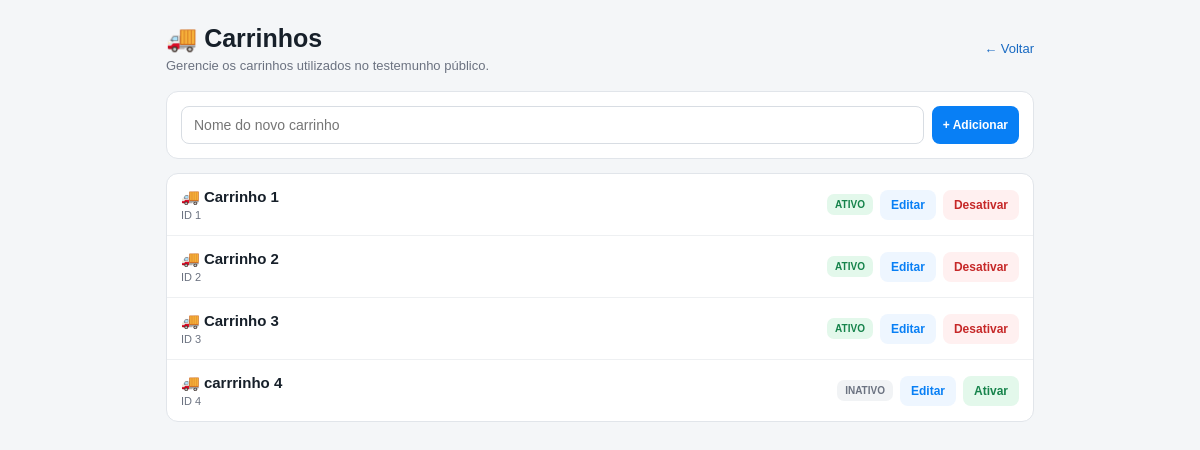
/admin/carrinhos (signed in), run on the app's committed database.
### app/models.py (models this page shows)
class Carrinho(db.Model):
    id = db.Column(
        db.Integer,
        primary_key=True
    )
    nome = db.Column(
        db.String(50),
        nullable=False
    )
    ativo = db.Column(
        db.Boolean,
        default=True
    )

### app/routes.py (the view)
@routes.route("/admin/carrinhos")
@admin_required
def admin_carrinhos():
    carrinhos = (
        Carrinho.query
        .order_by(Carrinho.id)
        .all()
    )
    return render_template(
        "admin_carrinhos.html",
        carrinhos=carrinhos
    )

### app/models.py (called while the page is built)
    @property
    def is_authenticated(self):
        return True

### app/routes.py (called while the page is built)
@routes.after_request
def impedir_cache_da_agenda(response):
    if request.endpoint == "routes.agenda":
        response.headers["Cache-Control"] = "no-store, no-cache, must-revalidate, max-age=0"
        response.headers["Pragma"] = "no-cache"
        response.headers["Expires"] = "0"
    return response

def admin_required(view):
    @wraps(view)
    @login_required
    def wrapper(*args, **kwargs):
        if current_user.tipo != "ADMIN":
            flash("Esta área é exclusiva para administradores.", "danger")
            return redirect(url_for("routes.agenda"))
        return view(*args, **kwargs)
    return wrapper

### app/templates/admin_carrinhos.html (shortened to what this page needs)
<!DOCTYPE html>
<html lang="pt-BR">
<head>
    <link
        rel="stylesheet"
        href="{{ url_for('static', filename='css/style.css') }}"
    >
</head>
<body>
<div class="app">
    <main class="carrinhos-page">
        <div class="carrinhos-topo">
            <div>
                <h1>
                    🚚 Carrinhos
                </h1>
                <p>
                    Gerencie os carrinhos utilizados
                    no testemunho público.
                </p>
            </div>
            <a
                class="btn-voltar"
                href="{{ url_for('routes.admin') }}"
            >
                ← Voltar
            </a>
        </div>
<div class="adicionar-box">
    <form
        class="adicionar-form"
        method="POST"
        action="{{ url_for('routes.adicionar_carrinho') }}"
    >
        <input
            type="text"
            name="nome"
            placeholder="Nome do novo carrinho"
            required
            autocomplete="off"
        >
        <button
            type="submit"
            class="btn btn-primary"
        >
            + Adicionar
        </button>
    </form>
</div>
        <div class="lista-carrinhos">
            {% for carrinho in carrinhos %}
                <div
                    class="carrinho"
                    id="carrinho-{{ carrinho.id }}"
                >
                    <div class="carrinho-topo">
                        <div>
                            <div class="carrinho-nome">
                                🚚 {{ carrinho.nome }}
                            </div>
                            <div class="carrinho-id">
                                ID {{ carrinho.id }}
                            </div>
                        </div>
                        <div class="carrinho-acoes">
                            {% if carrinho.ativo %}
                                <span class="badge badge-ativo">
                                    ATIVO
                                </span>
                            {% else %}
                                <span class="badge badge-inativo">
                                    INATIVO
                                </span>
                            {% endif %}
                            <button
                                type="button"
                                class="btn btn-editar"
                                onclick="editarCarrinho({{ carrinho.id }})"
                            >
                                Editar
                            </button>
                            <form
                                method="POST"
                                action="{{ url_for(
                                    'routes.alternar_carrinho',
                                    carrinho_id=carrinho.id
                                ) }}"
                            >
                                {% if carrinho.ativo %}
                                    <button
                                        type="submit"
                                        class="btn btn-desativar"
                                    >
                                        Desativar
                                    </button>
                                {% else %}
                                    <button
                                        type="submit"
                                        class="btn btn-ativar"
                                    >
                                        Ativar
                                    </button>
                                {% endif %}
                            </form>
                        </div>
                    </div>
                </div>
            {% endfor %}
        </div>
    </main>
</div>
</body>
</html>

### app/static/css/style.css (style rules this page uses)
* { box-sizing: border-box; margin: 0; padding: 0; }
body { font-family: Arial, sans-serif; background: #f4f6f8; color: #17202a; padding-bottom: 80px; }
button { border: none; background: #0756ad; color: white; padding: 10px 18px; border-radius: 7px; font-size: 14px; font-weight: bold; cursor: pointer; }

### app/templates/admin_carrinhos.html (style rules this page uses)
html, body { min-height: 100%; height: auto; overflow-y: auto; }
.carrinhos-page { max-width: 900px; margin: 0 auto; padding: 24px 16px; }
.carrinhos-topo { display: flex; align-items: center; justify-content: space-between; gap: 15px; margin-bottom: 18px; }
.carrinhos-topo h1 { margin: 0; font-size: 25px; }
.carrinhos-topo p { margin: 5px 0 0; color: #6b7280; font-size: 13px; }
.btn-voltar { color: #1769c2; text-decoration: none; font-size: 13px; }
.lista-carrinhos { background: #fff; border: 1px solid #e1e5ea; border-radius: 12px; overflow: visible; }
.carrinho { padding: 14px; border-bottom: 1px solid #eef0f2; }
.carrinho:last-child { border-bottom: 0; }
.carrinho-topo { display: flex; align-items: center; justify-content: space-between; gap: 12px; }
.carrinho-nome { font-size: 15px; font-weight: 700; }
.carrinho-id { margin-top: 3px; color: #6b7280; font-size: 11px; }
.carrinho-acoes { display: flex; align-items: center; gap: 7px; flex-wrap: wrap; justify-content: flex-end; }
.badge { padding: 5px 8px; border-radius: 7px; font-size: 10px; font-weight: 700; }
.badge-ativo { background: #e3f8eb; color: #16834b; }
.badge-inativo { background: #f1f3f5; color: #6b7280; }
.btn { border: 0; border-radius: 8px; padding: 8px 11px; font-size: 12px; font-weight: 600; cursor: pointer; }
.btn-editar { background: #eef6ff; color: #087ff5; }
.btn-desativar { background: #fff0f0; color: #c62828; }
.btn-ativar { background: #e3f8eb; color: #16834b; }
.adicionar-box { background: #fff; border: 1px solid #e1e5ea; border-radius: 12px; padding: 14px; margin-bottom: 14px; }
.adicionar-form { display: flex; gap: 8px; }
.adicionar-form input { flex: 1; min-width: 0; padding: 10px 12px; border: 1px solid #d8dde3; border-radius: 8px; font-size: 14px; box-sizing: border-box; }
.btn-primary { background: #087ff5; color: #fff; }

### data on the page
Carrinho: nome "Carrinho 1", id "1", ativo "ATIVO"
Carrinho: nome "Carrinho 2", id "2", ativo "ATIVO"
Carrinho: nome "Carrinho 3", id "3", ativo "ATIVO"
Carrinho: nome "carrrinho 4", id "4", ativo "INATIVO"
